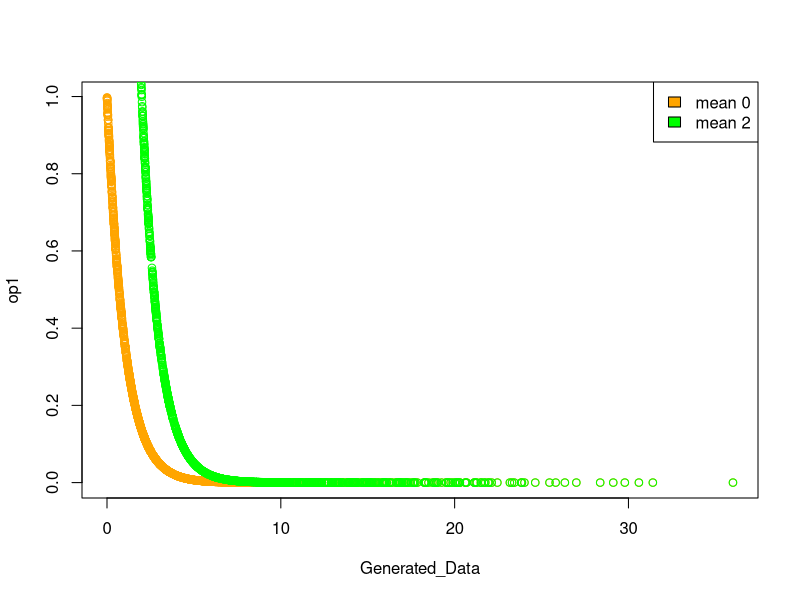

Generate this figure with R:
#Avinash Singh
#2011MC04
#Exponential Distribution

Sample_Generation <- function(mew,sigma){
  for(i in 1:n){
    u = runif(1)
    x[i] <- (-sigma)*log(1-u)+mew
  }
  return(x)
}

n = 2000
x = numeric(0)

Generated_Data <- Sample_Generation(0,5)
options(max.print=999999)
print(Generated_Data)


#Computing Mean and Variance 
MEAN <- mean(Generated_Data)
VARIANCE  <-sd(Generated_Data)**2

#PDF Function
Probab_Dist_func<- function(mew,sigma){
  y <-vector()
  y = numeric(0)
  for(i in Generated_Data){
    Temp <- (1/sigma)*exp(-(i-mew)/sigma)
    y <-c(y, Temp)
  }
  return(y)
}

#Computing Vectors op1,op2 
op1<-Probab_Dist_func(0,1)
print(op1)

op2<-Probab_Dist_func(2,1)
print(op2)



print(paste('Mean of the Generated Samples is :',MEAN))
print(paste('Variance of the Generated Samples is :',VARIANCE))

#Plotting 
output <- c("mean 0","mean 2")
clr <- c("orange", "Green")
plot(Generated_Data, op1, col="orange")
points(Generated_Data, op2, col="green")
legend("topright", output, fill=clr)

